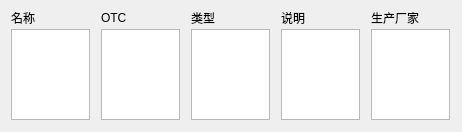
<?xml version="1.0" encoding="UTF-8"?>
<ui version="4.0">
 <class>customerDetail_Dialog</class>
 <widget class="QDialog" name="customerDetail_Dialog">
  <property name="geometry">
   <rect>
    <x>0</x>
    <y>0</y>
    <width>462</width>
    <height>132</height>
   </rect>
  </property>
  <property name="windowTitle">
   <string>Dialog</string>
  </property>
  <widget class="QLabel" name="label_background">
   <property name="geometry">
    <rect>
     <x>0</x>
     <y>0</y>
     <width>462</width>
     <height>132</height>
    </rect>
   </property>
   <property name="styleSheet">
    <string notr="true">border-image: url(:/backGround (5).jpg);</string>
   </property>
   <property name="text">
    <string/>
   </property>
  </widget>
  <widget class="QLabel" name="name_label">
   <property name="geometry">
    <rect>
     <x>11</x>
     <y>8</y>
     <width>79</width>
     <height>19</height>
    </rect>
   </property>
   <property name="text">
    <string>名称</string>
   </property>
  </widget>
  <widget class="QTextEdit" name="nameDetail_textEdit">
   <property name="geometry">
    <rect>
     <x>11</x>
     <y>29</y>
     <width>79</width>
     <height>91</height>
    </rect>
   </property>
   <property name="font">
    <font>
     <family>Adobe Arabic</family>
     <pointsize>12</pointsize>
     <weight>75</weight>
     <italic>true</italic>
     <bold>true</bold>
     <underline>true</underline>
    </font>
   </property>
  </widget>
  <widget class="QLabel" name="OTC_label">
   <property name="geometry">
    <rect>
     <x>101</x>
     <y>8</y>
     <width>79</width>
     <height>19</height>
    </rect>
   </property>
   <property name="text">
    <string>OTC</string>
   </property>
  </widget>
  <widget class="QTextEdit" name="OTCdetail_textEdit">
   <property name="geometry">
    <rect>
     <x>101</x>
     <y>29</y>
     <width>79</width>
     <height>91</height>
    </rect>
   </property>
   <property name="font">
    <font>
     <family>Adobe Arabic</family>
     <pointsize>12</pointsize>
     <weight>75</weight>
     <italic>true</italic>
     <bold>true</bold>
     <underline>true</underline>
    </font>
   </property>
  </widget>
  <widget class="QTextEdit" name="packageDetail_textEdit">
   <property name="geometry">
    <rect>
     <x>281</x>
     <y>29</y>
     <width>79</width>
     <height>91</height>
    </rect>
   </property>
   <property name="font">
    <font>
     <family>Adobe Arabic</family>
     <pointsize>12</pointsize>
     <weight>75</weight>
     <italic>true</italic>
     <bold>true</bold>
     <underline>true</underline>
    </font>
   </property>
  </widget>
  <widget class="QLabel" name="label_2">
   <property name="geometry">
    <rect>
     <x>281</x>
     <y>8</y>
     <width>79</width>
     <height>19</height>
    </rect>
   </property>
   <property name="text">
    <string>说明</string>
   </property>
  </widget>
  <widget class="QLabel" name="label_3">
   <property name="geometry">
    <rect>
     <x>371</x>
     <y>8</y>
     <width>79</width>
     <height>19</height>
    </rect>
   </property>
   <property name="text">
    <string>生产厂家</string>
   </property>
  </widget>
  <widget class="QLabel" name="category_label">
   <property name="geometry">
    <rect>
     <x>191</x>
     <y>8</y>
     <width>79</width>
     <height>19</height>
    </rect>
   </property>
   <property name="text">
    <string>类型</string>
   </property>
  </widget>
  <widget class="QTextEdit" name="categoryDetail_textEdit">
   <property name="geometry">
    <rect>
     <x>191</x>
     <y>29</y>
     <width>79</width>
     <height>91</height>
    </rect>
   </property>
   <property name="font">
    <font>
     <family>Adobe Arabic</family>
     <pointsize>12</pointsize>
     <weight>75</weight>
     <italic>true</italic>
     <bold>true</bold>
     <underline>true</underline>
    </font>
   </property>
  </widget>
  <widget class="QTextEdit" name="manufacturer_textEdit">
   <property name="geometry">
    <rect>
     <x>371</x>
     <y>29</y>
     <width>79</width>
     <height>91</height>
    </rect>
   </property>
   <property name="font">
    <font>
     <family>Adobe Arabic</family>
     <pointsize>12</pointsize>
     <weight>75</weight>
     <italic>true</italic>
     <bold>true</bold>
     <underline>true</underline>
    </font>
   </property>
  </widget>
  <zorder>label_background</zorder>
  <zorder>layoutWidget</zorder>
  <zorder>layoutWidget_2</zorder>
  <zorder>layoutWidget_3</zorder>
  <zorder>layoutWidget_4</zorder>
  <zorder>layoutWidget_5</zorder>
  <zorder>name_label</zorder>
  <zorder>nameDetail_textEdit</zorder>
  <zorder>OTC_label</zorder>
  <zorder>OTCdetail_textEdit</zorder>
  <zorder>packageDetail_textEdit</zorder>
  <zorder>label_2</zorder>
  <zorder>label_3</zorder>
  <zorder>category_label</zorder>
  <zorder>categoryDetail_textEdit</zorder>
  <zorder>manufacturer_textEdit</zorder>
 </widget>
 <resources/>
 <connections/>
</ui>
